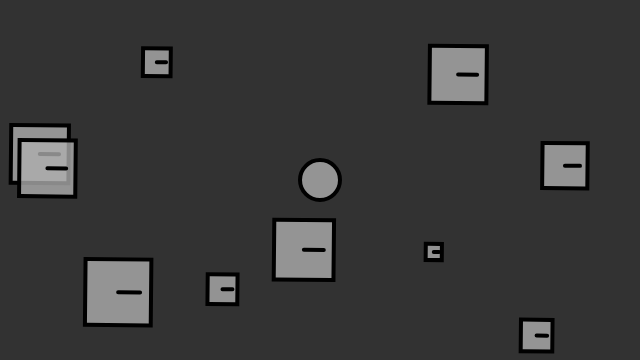
Frame 1 (no input)
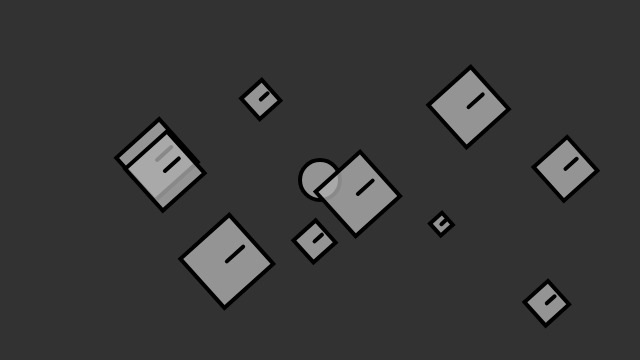
Frame 60 (no input)
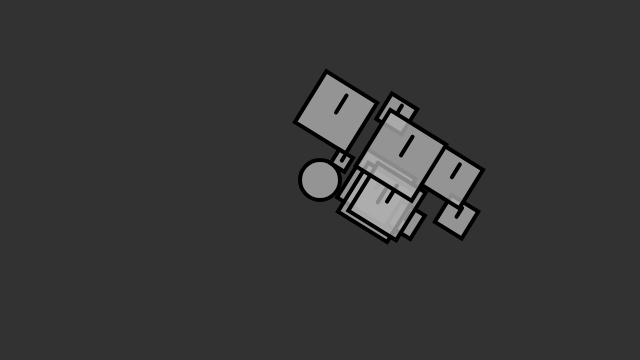
Frame 120 (the mouse pressed at the canvas centre since frame 60)

The p5.js sketch that drew these frames (run headless with seeded random() and noise() and a simulated clock; from frame 60 on, the mouse is pressed at the canvas centre):

// p5.js sketch
// ── sketch.js
let movers = [];

let attractor;



function setup() {
  createCanvas(640, 360);
  for (let i = 0; i < 10; i++) {
    movers[i] = new Mover(random(width), random(height), random(0.5, 3));
  }
  attractor = new Attractor();
}

function draw() {
  background(50);

  attractor.display();

  for (let i = 0; i < movers.length; i++) {
    let force = attractor.attract(movers[i]);
    movers[i].applyForce(force);
    movers[i].update();
    movers[i].display();
  }
}

// ── attractor.js

class Attractor {
  constructor() {
    this.position = createVector(width / 2, height / 2);
    this.mass = 20;
    this.G = 1;
    this.dragOffset = createVector(0, 0);
    this.dragging = false;
    this.rollover = false;
  }

  attract(mover) {
    // Calculate direction of force
    let force = p5.Vector.sub(this.position, mover.position);
    // Distance between objects
    let distance = force.mag();
    // Limiting the distance to eliminate "extreme" results for very close or very far objects
    distance = constrain(distance, 5, 25);

    // Calculate gravitional force magnitude
    let strength = (this.G * this.mass * mover.mass) / (distance * distance);
    // Get force vector --> magnitude * direction
    force.setMag(strength);
    return force;
  }

  // Method to display
  display() {
    ellipseMode(CENTER);
    strokeWeight(4);
    stroke(0);
    if (this.dragging) {
      fill(50);
    } else if (this.rollover) {
      fill(100);
    } else {
      fill(175, 200);
    }
    ellipse(this.position.x, this.position.y, this.mass * 2, this.mass * 2);
  }

  // The methods below are for mouse interaction
  handlePress(mx, my) {
    let d = dist(mx, my, this.position.x, this.position.y);
    if (d < this.mass) {
      this.dragging = true;
      this.dragOffset.x = this.position.x - mx;
      this.dragOffset.y = this.position.y - my;
    }
  }

  handleHover(mx, my) {
    let d = dist(mx, my, this.position.x, this.position.y);
    if (d < this.mass) {
      this.rollover = true;
    } else {
      this.rollover = false;
    }
  }

  stopDragging() {
    this.dragging = false;
  }

  handleDrag(mx, my) {
    if (this.dragging) {
      this.position.x = mx + this.dragOffset.x;
      this.position.y = my + this.dragOffset.y;
    }
  }
}

// ── body.js
class Mover {
  constructor(x, y, mass) {


    this.angle = 0;
    this.aAcceleration = 0.01;
    this.aVelocity = 0;
    this.mass = mass;
    this.radius = mass * 8;
    this.position = createVector(x, y);
    this.velocity = createVector(1, 0);
    this.acceleration = createVector(0, 0);
  }
  // Newton's 2nd law: F = M * A
  // or A = F / M
  applyForce(force) {
    let f = p5.Vector.div(force, this.mass);
    this.acceleration.add(f);
  }

  update() {

//Angluar motion snippit---------------------
    //this.aAcceleration = this.acceleration.x/10.0; //changes acceleration due to xvalue

    this.aVelocity += this.aAcceleration;
    this.aVelocity = constrain(this.aVelocity, -0.1, 0.1);
    this.angle += this.aVelocity;
//------------------------------------------
    // Velocity changes according to acceleration
    this.velocity.add(this.acceleration);
    // position changes by velocity
    this.position.add(this.velocity);
    // We must clear acceleration each frame
    this.acceleration.mult(0);
  }

  display() {
    stroke(0);
    fill(175, 200);

    rectMode(CENTER);
    push();//start new drawing state
    translate(this.position.x, this.position.y);
    rotate(this.angle);
    rect(0, 0, this.radius * 3, this.radius * 3);
    line(0, 0, this.radius, 0);
    pop();//end new drawing state
  }
}
